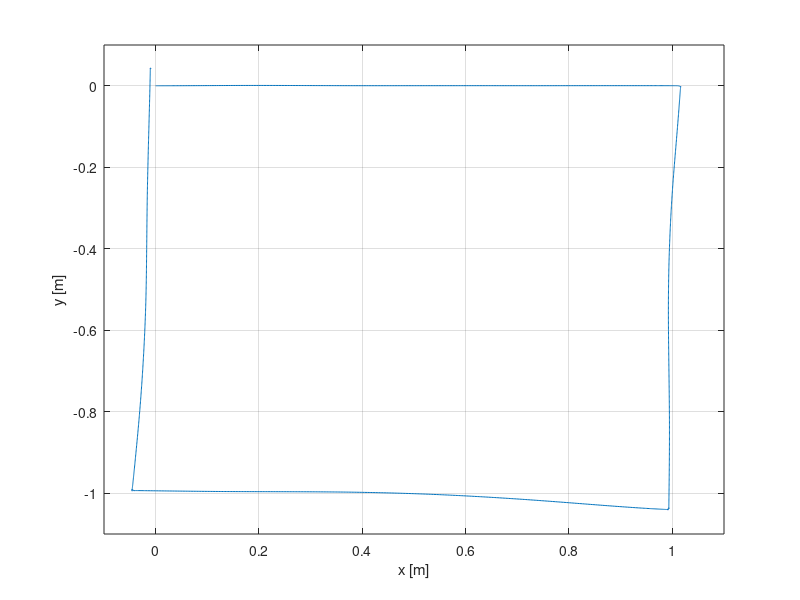
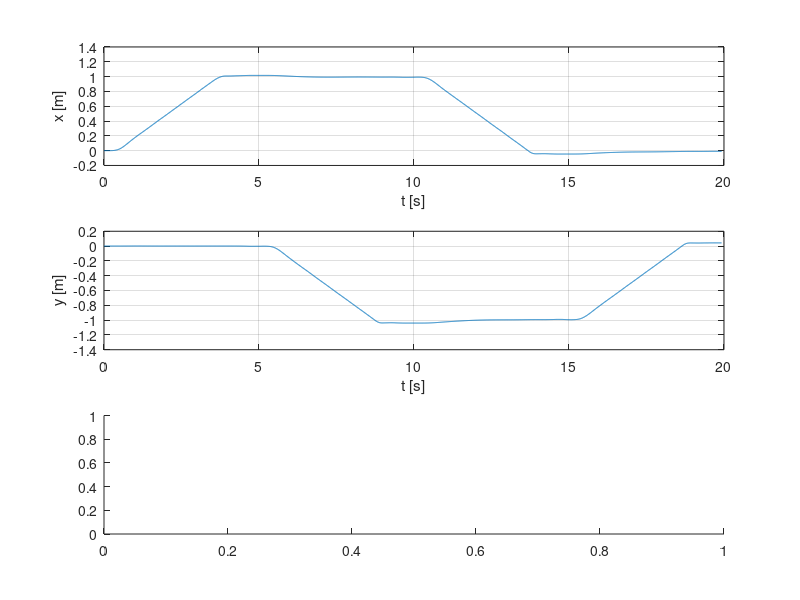

The MATLAB source for these figures, in order: (Note: this script raises an error after producing the figures.)
clear all; clc; close all;

data = importdata('lograc.dat');
t = 0:0.010:(length(data)-1)*0.010;

figure;
plot(data(:,1),data(:,2));
xlabel('x [m]')
ylabel('y [m]')
axis([-0.1 1.1 -1.1 0.1])
grid on;

figure
subplot(3,1,1)
plot(t,data(:,1))
xlabel('t [s]')
ylabel('x [m]')
grid on;
subplot(3,1,2)
plot(t,data(:,2))
xlabel('t [s]')
ylabel('y [m]')
grid on;
subplot(3,1,3)
plot(t,wrapToPi(data(:,3)))
xlabel('t [s]')
ylabel('\theta [rad]')
grid on;